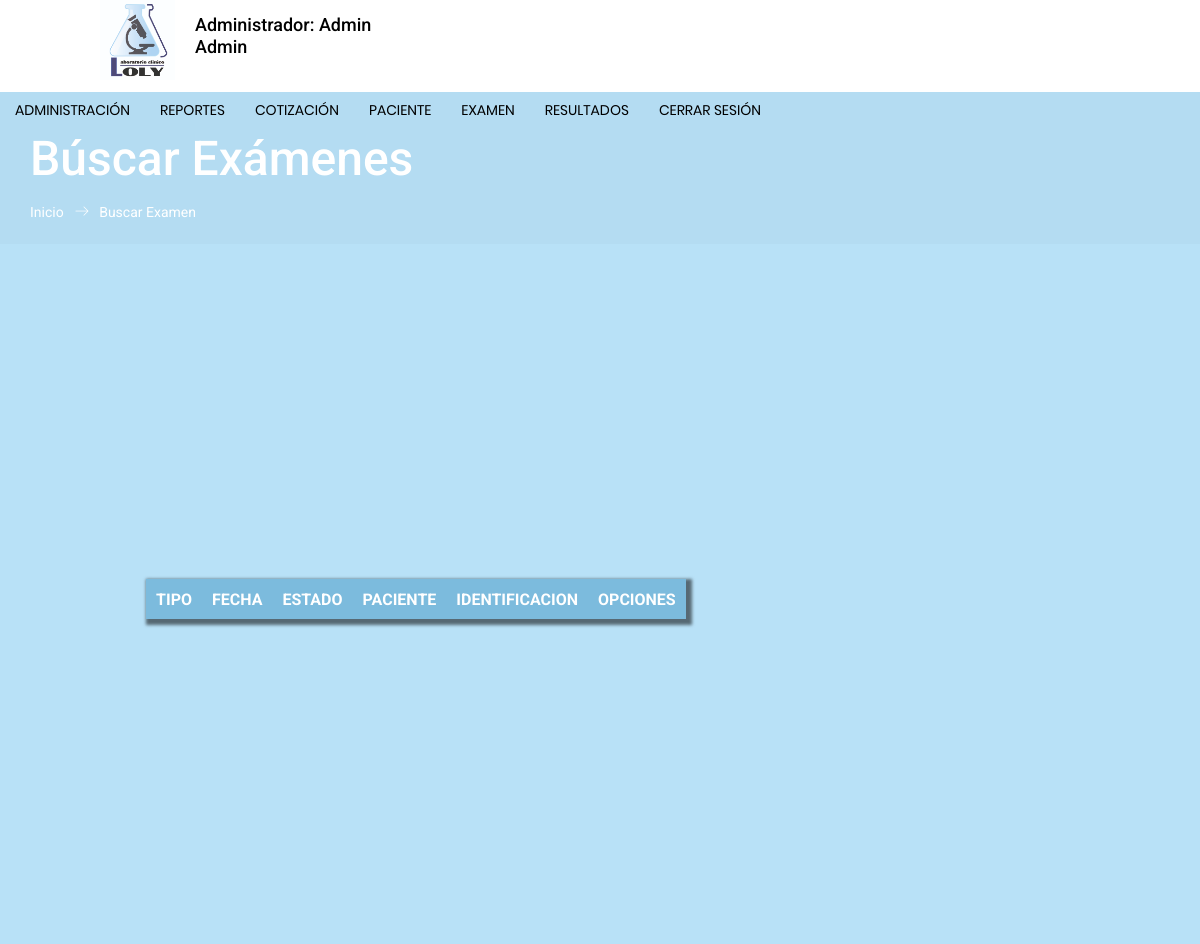
Before: /forms/buscar_examenes_respaldo.php (signed in) with the older database file.
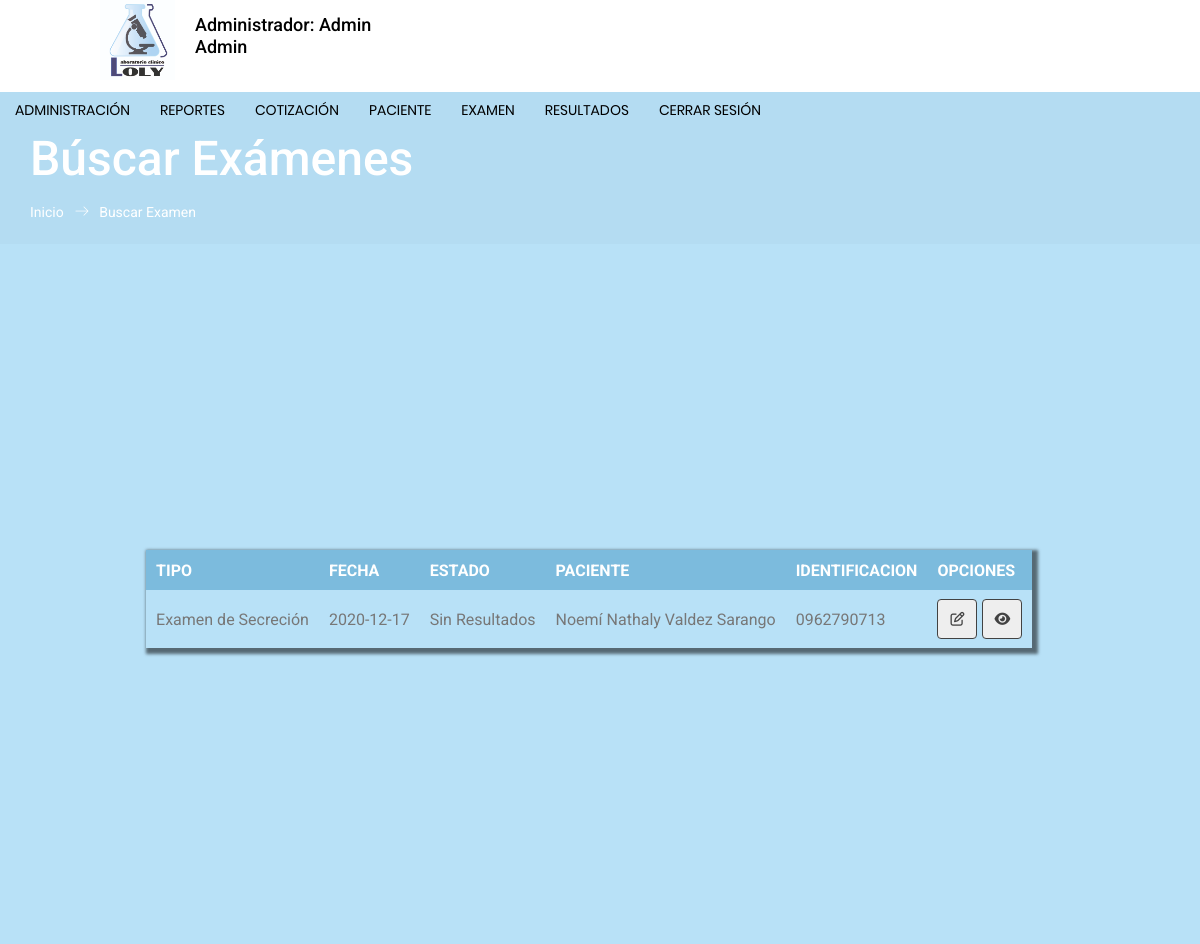
After: the same page with the newer database file.
### tables this page shows
CREATE TABLE `cabecera_examen` (
  `cabecera_exa_id` int(11) NOT NULL AUTO_INCREMENT,
  `fecha_ingreso_exa` timestamp NOT NULL DEFAULT CURRENT_TIMESTAMP,
  `fecha_modificacion_exa` timestamp NOT NULL DEFAULT CURRENT_TIMESTAMP,
  `tipo_examen` varchar(300) NOT NULL,
  `precio_examen` varchar(15) NOT NULL,
  `doctor_externo` varchar(150) NOT NULL,
  `tipo_pago` varchar(30) NOT NULL,
  `abono` varchar(30) NOT NULL,
  `estado_exa_id` int(11) NOT NULL,
  `id_paciente` int(11) NOT NULL,
  PRIMARY KEY (`cabecera_exa_id`),
  KEY `estado_exa_id` (`estado_exa_id`),
  KEY `id_paciente` (`id_paciente`)
);

CREATE TABLE `estado_examen` (
  `estado_exa_id` int(11) NOT NULL AUTO_INCREMENT,
  `estado_exa_dscrp` varchar(150) NOT NULL,
  PRIMARY KEY (`estado_exa_id`)
);

CREATE TABLE `paciente` (
  `id_paciente` int(11) NOT NULL AUTO_INCREMENT,
  `fecha_ingreso` date NOT NULL,
  `fecha_modificacion` date NOT NULL,
  `nombres` varchar(250) NOT NULL,
  `apellidos` varchar(250) NOT NULL,
  `tipo_identificacion` int(11) NOT NULL,
  `identificacion` varchar(30) NOT NULL,
  `fecha_nacimiento` date NOT NULL,
  `edad` int(11) NOT NULL,
  `telefono` varchar(20) NOT NULL,
  `celular` varchar(20) NOT NULL,
  `correo` varchar(200) NOT NULL,
  `direccion` varchar(300) NOT NULL,
  `observacion` text NOT NULL,
  `paciente_usuario` varchar(250) NOT NULL,
  `paciente_clave` varchar(50) NOT NULL,
  `sexo` int(11) NOT NULL,
  `tipo_paciente` int(11) NOT NULL,
  `estado` int(11) NOT NULL,
  PRIMARY KEY (`id_paciente`),
  KEY `sexo` (`sexo`,`tipo_paciente`),
  KEY `tipo_identificacion` (`tipo_identificacion`),
  KEY `estado` (`estado`)
);

### forms/buscar_examenes_respaldo.php (the view, shortened to what this page needs)
<?php include("cabecera.php"); ?>
<?php include("menu2.php"); ?>
<?php  if ($perfil == 1 || $perfil == 2){ ?>
<section class="banner_area">
  <div class="banner_inner d-flex align-items-center">
    <div class="container" >
      <div class="banner_content text-left">
        <h2>Búscar Exámenes</h2>
        <div class="page_link">
          <a href="inicio.php">Inicio</a>
          <a href="buscar_examenes.php">Buscar Examen</a>
        </div>
      </div>
    </div>
  </div>
</section>
<div class="container-login100" style="background: #B8E1F7; margin-top: -100px;">
    <div class="table-responsive">
<br>
<br>
<br>
<br>
<br>
            <div class="cont_tabla">
              <table class="tabla" >
                  <thead>
                    <tr>
                      <th>TIPO</th>
                      <th>FECHA</th>
                      <th>ESTADO</th>
                      <th>PACIENTE</th>
                      <th>IDENTIFICACION</th>
                      <th>OPCIONES</th>
                    </tr>
                  </thead>
                  <tr>
                  <?php
                    $consulta3=mysqli_query($con,"SELECT * from paciente P inner join estado E on P.estado=E.id_estado inner join sexo S on P.sexo=S.id_sexo WHERE estado='1'");
                    while($row3=mysqli_fetch_array($consulta3)){
                      $idpac=$row3['id_paciente'];
                    $consulta4=mysqli_query($con,"SELECT * FROM cabecera_examen C INNER JOIN estado_examen ES ON C.estado_Exa_id=ES.estado_exa_id INNER JOIN paciente P ON C.id_paciente=P.id_paciente INNER JOIN estado E on P.estado=E.id_estado INNER JOIN sexo S on P.sexo=S.id_sexo WHERE C.id_paciente='$idpac' AND P.estado='1' AND C.estado_exa_id='2'");
                    while($row4=mysqli_fetch_array($consulta4)){
                      $fecha=explode(' ', $row4['fecha_ingreso_exa']);
                      $fechan=$fecha[0];
                      $partes = explode('*', $row4['tipo_examen']);
                      $conjunto = implode(', ', $partes);
                  ?>
                    <td><?php echo $conjunto; ?> </td>
                    <td><?php echo $fechan; ?> </td>
                    <td><?php echo $row4['estado_exa_dscrp']; ?> </td>
                    <td><?php echo $row4['nombres']." ".$row3['apellidos']; ?> </td>
                    <td><?php echo $row4['identificacion']; ?> </td>
                    <td>
                        <div class="cont_tbn_tb">
                          <?php if ($row4['estado_exa_dscrp']=="Sin Resultados") { ?>
                          <a href="resultado_designacion.php?idc=<?php echo $row4['cabecera_exa_id']; ?>&idp=<?php echo $idpac; ?>">
                            <button type="button" title="Ingresar Resultados" class="btn-opuno" name="button"><i class="far fa-edit" aria-hidden="true"></i></button>
                          </a>
                          <?php } ?>
                          <a href="ver_examenes.php?idp=<?php echo $row4['id_paciente']; ?>&idc=<?php echo $row4['cabecera_exa_id'] ?>">
                            <button type="button" title="Ver Examenes" class="modificar" name="button"><i class="fas fa-eye" aria-hidden="true"></i></button>
                          </a>
                        </div>
                    </td>
                  </tr>
                  <?php } }?>
              </table>
            </div>
        </div>
  </div>
</body>
</html>
<?php  } else {
  header("Location:inicio.php");
} ?>

Changed rows visible on the page:
added cabecera_examen: tipo_examen "Examen de Secreción", fecha_ingreso_exa "2020-12-17", estado_exa.estado_exa_dscrp "Sin Resultados", id_paciente.nombres "Noemí Nathaly", id_paciente.apellidos "Valdez Sarango", id_paciente.identificacion "0962790713"
